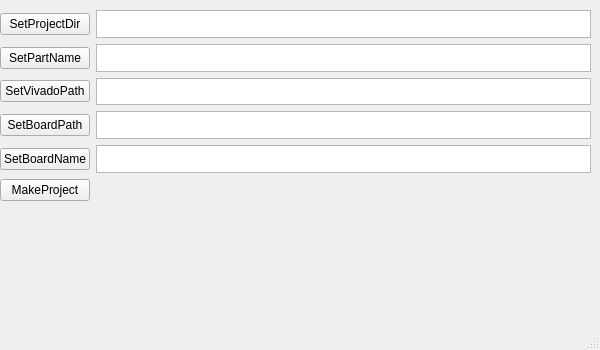
<?xml version="1.0" encoding="UTF-8"?>
<ui version="4.0">
 <class>MainWindow</class>
 <widget class="QMainWindow" name="MainWindow">
  <property name="geometry">
   <rect>
    <x>0</x>
    <y>0</y>
    <width>600</width>
    <height>350</height>
   </rect>
  </property>
  <property name="minimumSize">
   <size>
    <width>600</width>
    <height>350</height>
   </size>
  </property>
  <property name="baseSize">
   <size>
    <width>600</width>
    <height>350</height>
   </size>
  </property>
  <property name="windowTitle">
   <string>MainWindow</string>
  </property>
  <widget class="QWidget" name="centralwidget">
   <widget class="QWidget" name="gridLayoutWidget">
    <property name="geometry">
     <rect>
      <x>0</x>
      <y>10</y>
      <width>591</width>
      <height>191</height>
     </rect>
    </property>
    <layout class="QGridLayout" name="gridLayout">
     <property name="sizeConstraint">
      <enum>QLayout::SetDefaultConstraint</enum>
     </property>
     <item row="2" column="0">
      <widget class="QPushButton" name="pushButton">
       <property name="minimumSize">
        <size>
         <width>9</width>
         <height>2</height>
        </size>
       </property>
       <property name="baseSize">
        <size>
         <width>9</width>
         <height>2</height>
        </size>
       </property>
       <property name="text">
        <string>SetVivadoPath</string>
       </property>
      </widget>
     </item>
     <item row="3" column="0">
      <widget class="QPushButton" name="pushButton_2">
       <property name="minimumSize">
        <size>
         <width>9</width>
         <height>2</height>
        </size>
       </property>
       <property name="baseSize">
        <size>
         <width>9</width>
         <height>2</height>
        </size>
       </property>
       <property name="text">
        <string>SetBoardPath</string>
       </property>
      </widget>
     </item>
     <item row="0" column="0">
      <widget class="QPushButton" name="SetProjectDir">
       <property name="minimumSize">
        <size>
         <width>9</width>
         <height>2</height>
        </size>
       </property>
       <property name="baseSize">
        <size>
         <width>9</width>
         <height>2</height>
        </size>
       </property>
       <property name="text">
        <string>SetProjectDir</string>
       </property>
      </widget>
     </item>
     <item row="2" column="2">
      <widget class="QTextBrowser" name="VivadoPath">
       <property name="minimumSize">
        <size>
         <width>15</width>
         <height>1</height>
        </size>
       </property>
       <property name="baseSize">
        <size>
         <width>15</width>
         <height>1</height>
        </size>
       </property>
       <property name="readOnly">
        <bool>true</bool>
       </property>
      </widget>
     </item>
     <item row="1" column="0">
      <widget class="QPushButton" name="SetPartName">
       <property name="minimumSize">
        <size>
         <width>9</width>
         <height>2</height>
        </size>
       </property>
       <property name="baseSize">
        <size>
         <width>9</width>
         <height>2</height>
        </size>
       </property>
       <property name="text">
        <string>SetPartName</string>
       </property>
      </widget>
     </item>
     <item row="1" column="2">
      <widget class="QTextBrowser" name="PartName">
       <property name="minimumSize">
        <size>
         <width>15</width>
         <height>1</height>
        </size>
       </property>
       <property name="baseSize">
        <size>
         <width>15</width>
         <height>1</height>
        </size>
       </property>
       <property name="readOnly">
        <bool>false</bool>
       </property>
      </widget>
     </item>
     <item row="3" column="2">
      <widget class="QTextBrowser" name="BoardPath">
       <property name="minimumSize">
        <size>
         <width>15</width>
         <height>1</height>
        </size>
       </property>
       <property name="baseSize">
        <size>
         <width>15</width>
         <height>1</height>
        </size>
       </property>
       <property name="frameShape">
        <enum>QFrame::StyledPanel</enum>
       </property>
       <property name="readOnly">
        <bool>true</bool>
       </property>
      </widget>
     </item>
     <item row="0" column="2">
      <widget class="QTextBrowser" name="ProjectDir">
       <property name="minimumSize">
        <size>
         <width>15</width>
         <height>1</height>
        </size>
       </property>
       <property name="baseSize">
        <size>
         <width>15</width>
         <height>1</height>
        </size>
       </property>
      </widget>
     </item>
     <item row="4" column="0">
      <widget class="QPushButton" name="pushButton_3">
       <property name="text">
        <string>SetBoardName</string>
       </property>
      </widget>
     </item>
     <item row="4" column="2">
      <widget class="QTextBrowser" name="BoardName">
       <property name="minimumSize">
        <size>
         <width>15</width>
         <height>1</height>
        </size>
       </property>
       <property name="baseSize">
        <size>
         <width>15</width>
         <height>1</height>
        </size>
       </property>
       <property name="readOnly">
        <bool>false</bool>
       </property>
      </widget>
     </item>
     <item row="5" column="0">
      <widget class="QPushButton" name="MakeProject">
       <property name="text">
        <string>MakeProject</string>
       </property>
      </widget>
     </item>
    </layout>
   </widget>
  </widget>
  <widget class="QMenuBar" name="menubar">
   <property name="geometry">
    <rect>
     <x>0</x>
     <y>0</y>
     <width>600</width>
     <height>21</height>
    </rect>
   </property>
  </widget>
  <widget class="QStatusBar" name="statusbar"/>
 </widget>
 <resources/>
 <connections>
  <connection>
   <sender>SetProjectDir</sender>
   <signal>clicked()</signal>
   <receiver>MainWindow</receiver>
   <slot>SetProjectDir_Clicked()</slot>
   <hints>
    <hint type="sourcelabel">
     <x>81</x>
     <y>52</y>
    </hint>
    <hint type="destinationlabel">
     <x>116</x>
     <y>121</y>
    </hint>
   </hints>
  </connection>
  <connection>
   <sender>pushButton</sender>
   <signal>clicked()</signal>
   <receiver>MainWindow</receiver>
   <slot>SetVivadoPath_Clicked()</slot>
   <hints>
    <hint type="sourcelabel">
     <x>60</x>
     <y>112</y>
    </hint>
    <hint type="destinationlabel">
     <x>86</x>
     <y>170</y>
    </hint>
   </hints>
  </connection>
  <connection>
   <sender>pushButton_2</sender>
   <signal>clicked()</signal>
   <receiver>MainWindow</receiver>
   <slot>SetBoardPath_Clicked()</slot>
   <hints>
    <hint type="sourcelabel">
     <x>56</x>
     <y>147</y>
    </hint>
    <hint type="destinationlabel">
     <x>107</x>
     <y>234</y>
    </hint>
   </hints>
  </connection>
  <connection>
   <sender>pushButton_3</sender>
   <signal>clicked()</signal>
   <receiver>MainWindow</receiver>
   <slot>SetBoardName_Clicked()</slot>
   <hints>
    <hint type="sourcelabel">
     <x>38</x>
     <y>176</y>
    </hint>
    <hint type="destinationlabel">
     <x>118</x>
     <y>278</y>
    </hint>
   </hints>
  </connection>
  <connection>
   <sender>SetPartName</sender>
   <signal>clicked()</signal>
   <receiver>MainWindow</receiver>
   <slot>SetPartName_Clicked()</slot>
   <hints>
    <hint type="sourcelabel">
     <x>35</x>
     <y>89</y>
    </hint>
    <hint type="destinationlabel">
     <x>63</x>
     <y>301</y>
    </hint>
   </hints>
  </connection>
  <connection>
   <sender>MakeProject</sender>
   <signal>clicked()</signal>
   <receiver>MainWindow</receiver>
   <slot>MakeProject_Clicked()</slot>
   <hints>
    <hint type="sourcelabel">
     <x>73</x>
     <y>209</y>
    </hint>
    <hint type="destinationlabel">
     <x>92</x>
     <y>260</y>
    </hint>
   </hints>
  </connection>
 </connections>
 <slots>
  <slot>SetProjectDir_Clicked()</slot>
  <slot>SetVivadoPath_Clicked()</slot>
  <slot>SetBoardPath_Clicked()</slot>
  <slot>SetBoardName_Clicked()</slot>
  <slot>SetPartName_Clicked()</slot>
  <slot>MakeProject_Clicked()</slot>
 </slots>
</ui>
